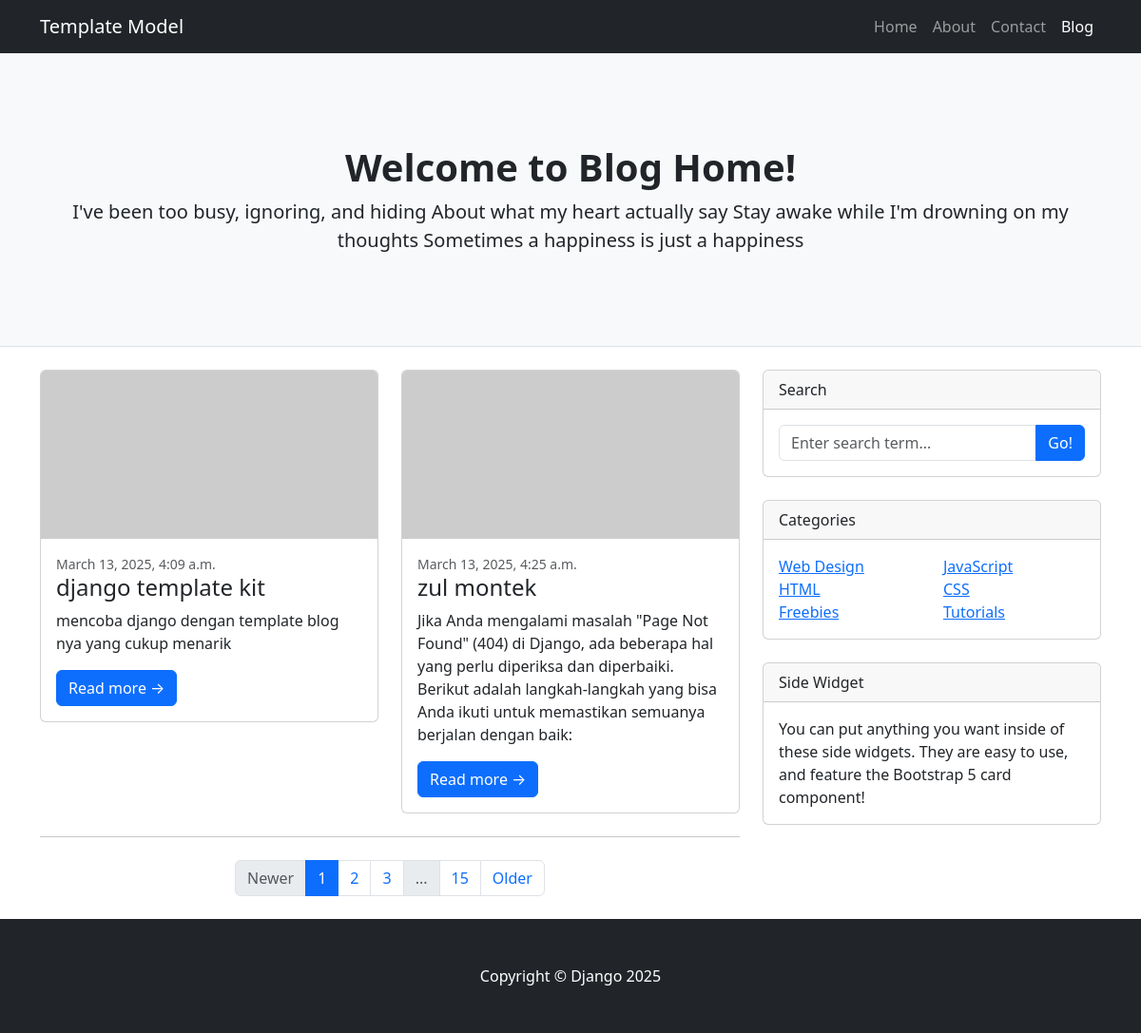
The page / on the database its author committed.
### blog/models.py (models this page shows, shortened)
class Post(models.Model):
    title = models.CharField(max_length=100)
    content = models.TextField()
    published_date = models.DateTimeField(auto_now_add=True)

### blog/views.py (the view)
# urls.py: path("", views.home, name='home' ),
def home(request):
    posts = Post.objects.all()
    return  render(request, "blog/home.html",{'posts': posts})

### blog/templates/blog/home.html (shortened to what this page needs)
<!DOCTYPE html>
<html lang="en">
    <head>
        <link href="https://cdn.jsdelivr.net/npm/bootstrap@5.3.3/dist/css/bootstrap.min.css" rel="stylesheet">
    </head>
    <body>
        <nav class="navbar navbar-expand-lg navbar-dark bg-dark">
            <div class="container">
                <a class="navbar-brand" href="#!">Template Model</a>
                <div class="collapse navbar-collapse" id="navbarSupportedContent">
                    <ul class="navbar-nav ms-auto mb-2 mb-lg-0">
                        <li class="nav-item"><a class="nav-link" href="#">Home</a></li>
                        <li class="nav-item"><a class="nav-link" href="#!">About</a></li>
                        <li class="nav-item"><a class="nav-link" href="#!">Contact</a></li>
                        <li class="nav-item"><a class="nav-link active" aria-current="page" href="#">Blog</a></li>
                    </ul>
                </div>
            </div>
        </nav>
        <header class="py-5 bg-light border-bottom mb-4">
            <div class="container">
                <div class="text-center my-5">
                    <h1 class="fw-bolder">Welcome to Blog Home!</h1>
                    <p class="lead mb-0">I've been too busy, ignoring, and hiding About what my heart actually say Stay awake while I'm drowning on my thoughts Sometimes a happiness is just a happiness</p>
                </div>
            </div>
        </header>
        <div class="container">
            <div class="row">
                <div class="col-lg-8">
                    <div class="row">
                        {% for post in posts %}
                        <div class="col-lg-6">
                            <div class="card mb-4">
                                <a href="#!"><img class="card-img-top" src="https://dummyimage.com/700x350/dee2e6/6c757d.jpg" alt="..." /></a>
                                <div class="card-body">
                                    <div class="small text-muted">{{  post.published_date }}</div>
                                    <h2 class="card-title h4">{{ post.title }}</h2>
                                    <p class="card-text">{{ post.content }}</p>
                                    <a class="btn btn-primary" href="#!">Read more →</a>
                                </div>
                            </div>
                        </div>
                        {% endfor %}
                    </div>
                    <nav aria-label="Pagination">
                        <hr class="my-0" />
                        <ul class="pagination justify-content-center my-4">
                            <li class="page-item disabled"><a class="page-link" href="#" tabindex="-1" aria-disabled="true">Newer</a></li>
                            <li class="page-item active" aria-current="page"><a class="page-link" href="#!">1</a></li>
                            <li class="page-item"><a class="page-link" href="#!">2</a></li>
                            <li class="page-item"><a class="page-link" href="#!">3</a></li>
                            <li class="page-item disabled"><a class="page-link" href="#!">...</a></li>
                            <li class="page-item"><a class="page-link" href="#!">15</a></li>
                            <li class="page-item"><a class="page-link" href="#!">Older</a></li>
                        </ul>
                    </nav>
                </div>
                <div class="col-lg-4">
                    <div class="card mb-4">
                        <div class="card-header">Search</div>
                        <div class="card-body">
                            <div class="input-group">
                                <input class="form-control" type="text" placeholder="Enter search term..." aria-label="Enter search term..." aria-describedby="button-search" />
                                <button class="btn btn-primary" id="button-search" type="button">Go!</button>
                            </div>
                        </div>
                    </div>
                    <div class="card mb-4">
                        <div class="card-header">Categories</div>
                        <div class="card-body">
                            <div class="row">
                                <div class="col-sm-6">
                                    <ul class="list-unstyled mb-0">
                                        <li><a href="#!">Web Design</a></li>
                                        <li><a href="#!">HTML</a></li>
                                        <li><a href="#!">Freebies</a></li>
                                    </ul>
                                </div>
                                <div class="col-sm-6">
                                    <ul class="list-unstyled mb-0">
                                        <li><a href="#!">JavaScript</a></li>
                                        <li><a href="#!">CSS</a></li>
                                        <li><a href="#!">Tutorials</a></li>
                                    </ul>
                                </div>
                            </div>
                        </div>
                    </div>
                    <div class="card mb-4">
                        <div class="card-header">Side Widget</div>
                        <div class="card-body">You can put anything you want inside of these side widgets. They are easy to use, and feature the Bootstrap 5 card component!</div>
                    </div>
                </div>
            </div>
        </div>
        <footer class="py-5 bg-dark">
            <div class="container"><p class="m-0 text-center text-white">Copyright &copy; Django 2025</p></div>
        </footer>
    </body>
</html>

### rows shown on the page
Post: published_date "March 13, 2025, 4:09 a.m.", title "django template kit", content "mencoba django dengan template blog nya yang cukup menarik"
Post: published_date "March 13, 2025, 4:25 a.m.", title "zul montek", content "Jika Anda mengalami masalah \"Page Not Found\" (404) di Django, ada beberapa hal yang perlu diperiksa dan diperbaiki. Berikut adalah langkah-langkah yang bisa Anda ikuti untuk memastikan semuanya berjalan dengan baik:"
